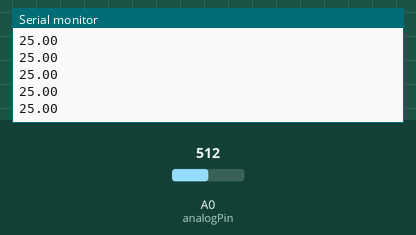
Bench run of a sketch on a simulated Arduino Uno, built with avr-gcc and run on an emulated ATmega328P. Shown: the last lines printed to the serial monitor. The inputs (shaded band) are chosen by the test bench; at power-on: A0 (analogPin) = 512.

Above: at 1.2 s.
1.3 s: A0 (analogPin) set to 716
At 2.3 s:
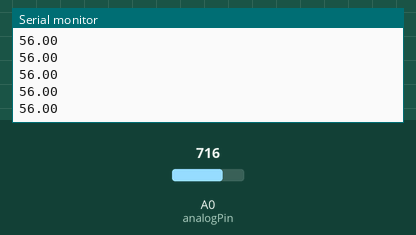
2.8 s: A0 (analogPin) set to 900
At 3.5 s:
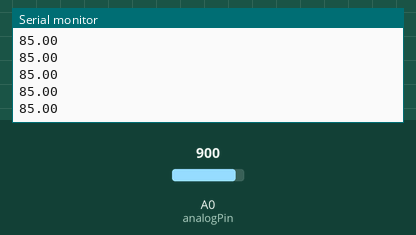
Timing chart, 0 to 5.8 s (numbered marks = the images above; inputs shaded):
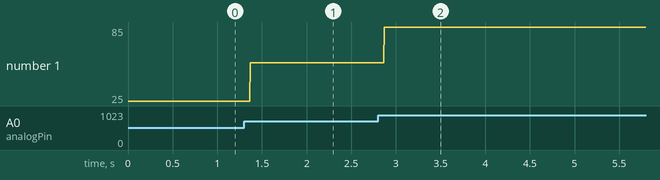

Measured:
- after the input at 1.3 s, the serial monitor: prints a new line after 0.07 s (image 1)
- after the input at 2.8 s, the serial monitor: prints a new line after 0.07 s (image 2)
- plotted number 1: 25 → 56 after the input at 1.3 s, 56 → 85 after the input at 2.8 s

The sketch:

Lab3.ino
```cpp
int analogPin = A0; // potentiometer wiper (middle terminal) connected to analog pin 3
                    // outside leads to ground and +5V
int val = 0;  // variable to store the value read

void setup() {
  Serial.begin(9600);           //  setup serial
}

void loop() {
  val = analogRead(analogPin);
  float ans = map(val, 0, 1023, -30, 130)-25;
  Serial.println(ans);          // debug value
}
```
